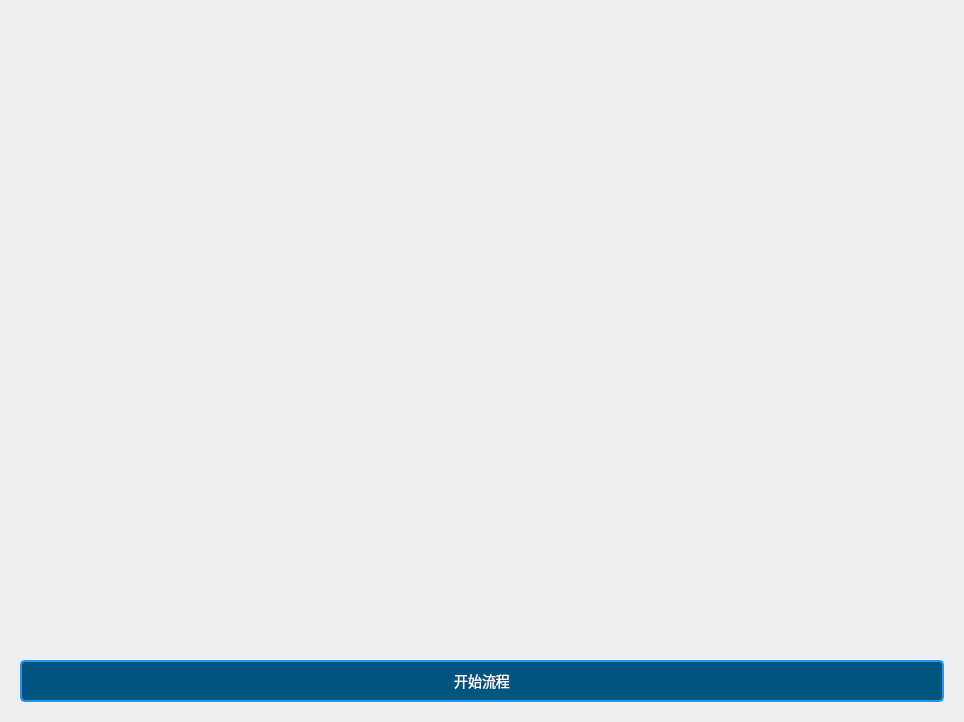
<?xml version="1.0" encoding="UTF-8"?>
<ui version="4.0">
 <class>Form</class>
 <widget class="QWidget" name="Form">
  <property name="geometry">
   <rect>
    <x>0</x>
    <y>0</y>
    <width>964</width>
    <height>722</height>
   </rect>
  </property>
  <property name="windowTitle">
   <string>Form</string>
  </property>
  <property name="styleSheet">
   <string notr="true">            QLineEdit {
                border: 2px solid #2196F3;
                border-radius: 5px;
                padding: 8px;
                font-size: 14px;
            }
            QCheckBox{
                border: 2px solid #2196F3;
                border-radius: 5px;
                padding: 8px;
                font-size: 14px;
            }
            QLineEdit:focus {
                border-color: #64B5F6;
            }
            QPushButton {
                border: 2px solid #2196F3;
                border-radius: 5px;
                padding: 8px;
                font-size: 14px;
				background-color: rgb(0, 85, 127);
				color: rgb(255, 255, 255);
            }</string>
  </property>
  <layout class="QVBoxLayout" name="verticalLayout" stretch="1">
   <item>
    <widget class="QWidget" name="widget" native="true">
     <property name="styleSheet">
      <string notr="true"/>
     </property>
     <layout class="QVBoxLayout" name="verticalLayout_2">
      <item>
       <widget class="QWidget" name="wgt_flow" native="true"/>
      </item>
      <item>
       <widget class="QPushButton" name="pushButton">
        <property name="text">
         <string>开始流程</string>
        </property>
       </widget>
      </item>
     </layout>
    </widget>
   </item>
  </layout>
 </widget>
 <resources/>
 <connections/>
</ui>
